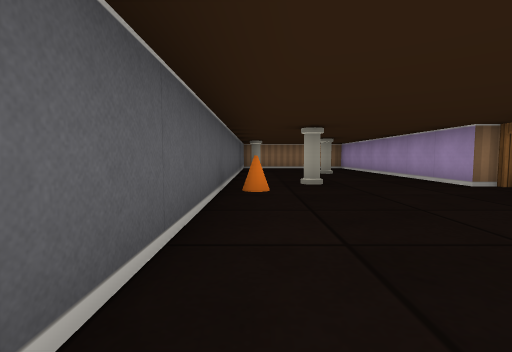
[1] (above)

16 first-person views from a walk through a cub3D level. The camera is about half as high as the walls, tilts 4° down and sees 85° across. The floor is counted in squares. Each view is taken from the middle of a square. On the plan, view 1 faces up. The plan holds only what a view shows up to about 9 squares ahead; the rest is blank.

[2]
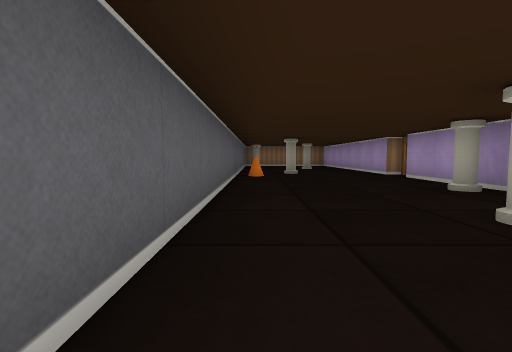

[3]
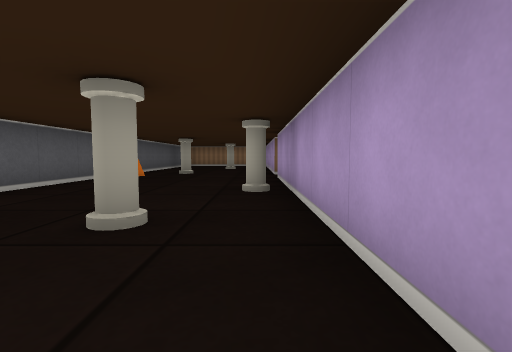

[4]
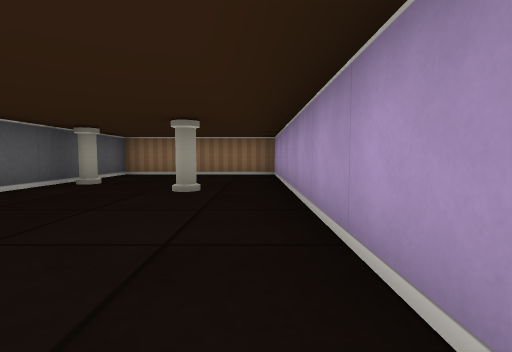

[5]
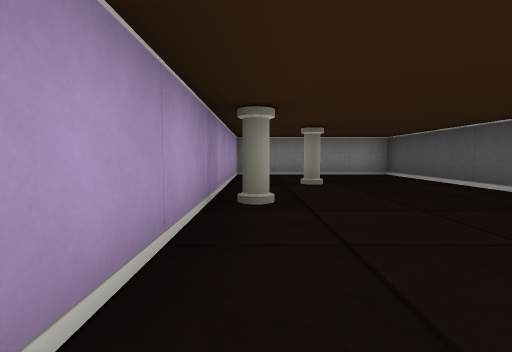

[6]
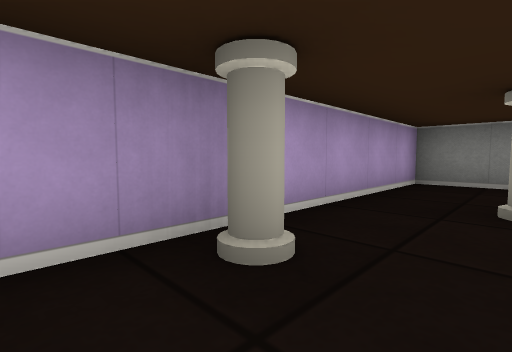

[7]
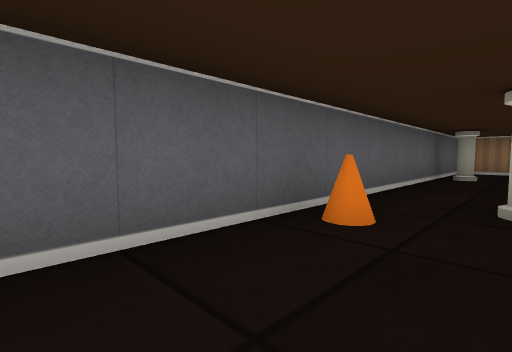

[8]
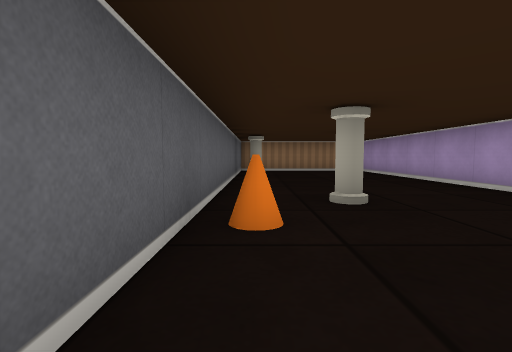

[9]
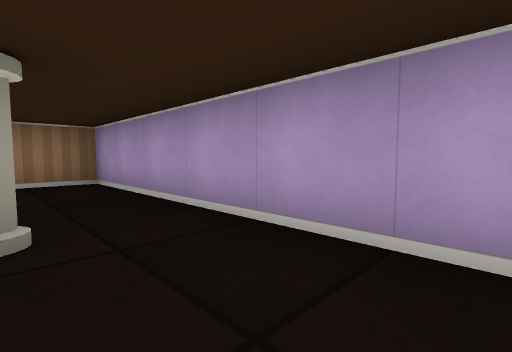

[10]
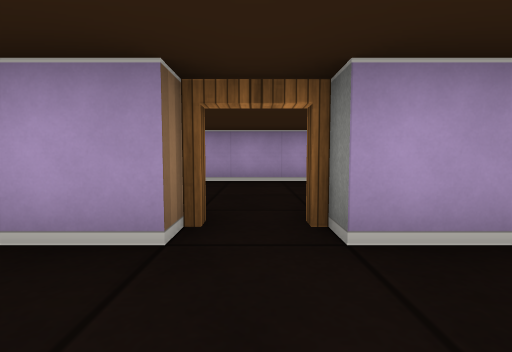

[11]
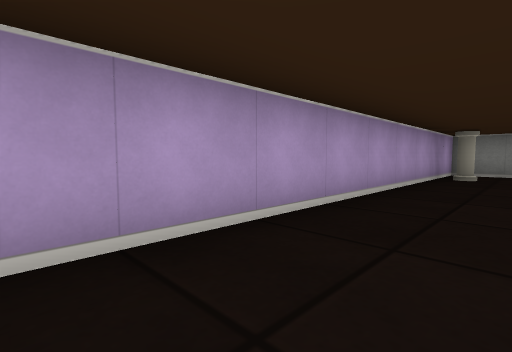

[12]
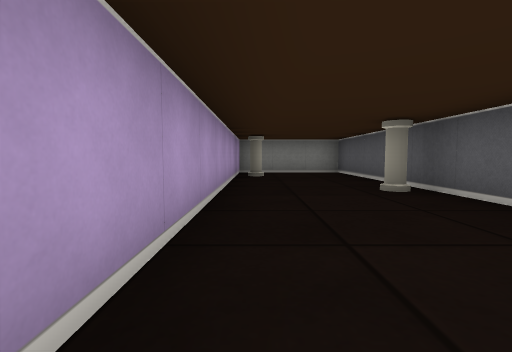

[13]
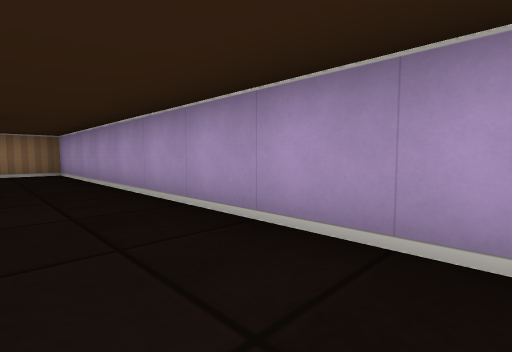

[14]
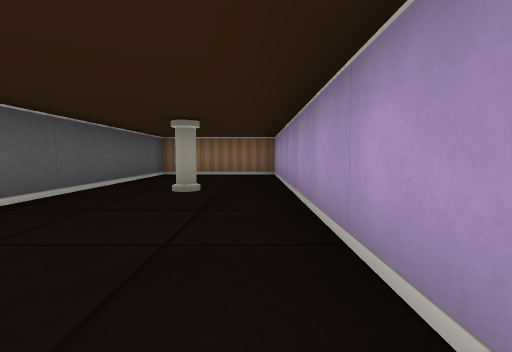

[15]
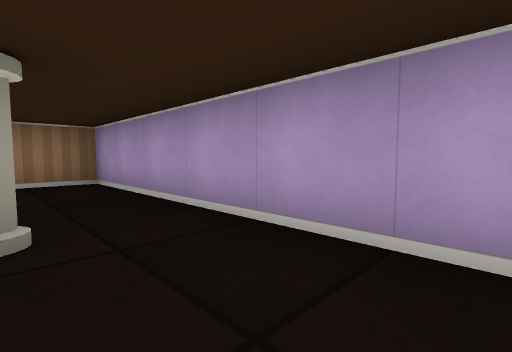

[16]
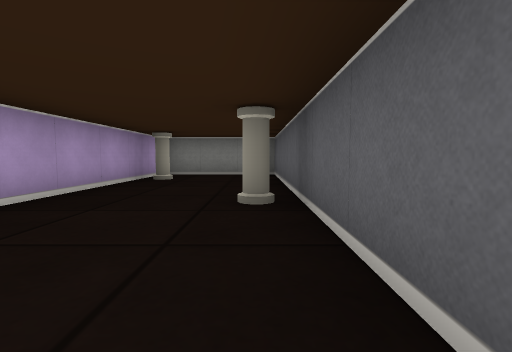

### Floor plan
Points are (right, up) in squares from view 1. A wall is a line through its corners. A room is listed if a view was taken in it or the views show most of it. See-through windows are left out.
Room 1 (views 1, 2, 3, 4, 5, 6, 7, 8, 9, 10)
walls: (3.5, 4.5) (3.5, 11.5) (-0.5, 11.5) (-0.5, -3.5) (3.5, -3.5) (3.5, 3.5)
ways out: open door at (4, 4) to room 2
objects: cone (0, 4); pillar (0, 9); pillar (1, 5); pillar (2, -1); pillar (2, 8); pillar (3, 1)
Room 2 (views 11, 12, 13, 14, 15, 16)
walls: (4.5, 3.5) (4.5, -3.5) (7.5, -3.5) (7.5, 11.5) (4.5, 11.5) (4.5, 6.6)
ways out: open door at (4, 4) to room 1
objects: pillar (5, 1); pillar (6, 8); pillar (7, -2)

Where each view was taken, in squares from view 1:
view 1: 0 up, 0 right, facing up
view 2: 3 down, 0 right, facing up
view 3: 3 down, 3 right, facing up
view 4: 4 up, 3 right, facing up
view 5: 4 up, 3 right, facing down
view 6: 2 up, 2 right, facing down-right
view 7: 2 up, 1 right, facing up-left
view 8: 2 up, 0 right, facing up
view 9: 6 up, 2 right, facing up-right
view 10: 4 up, 2 right, facing right
view 11: 5 up, 6 right, facing down-right
view 12: 5 up, 7 right, facing down
view 13: 3 up, 6 right, facing up-right
view 14: 4 up, 7 right, facing up
view 15: 6 up, 6 right, facing up-right
view 16: 4 up, 5 right, facing down
